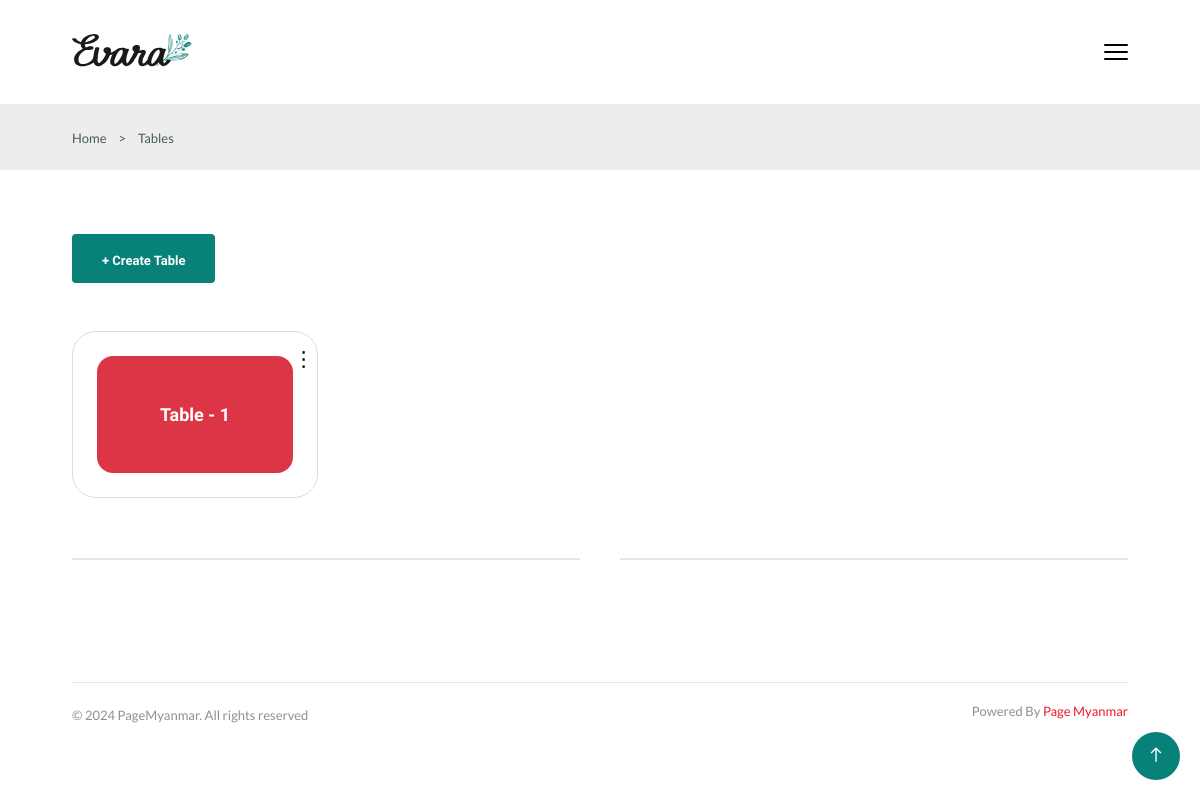
The app's page /tables/ (signed in), older data.
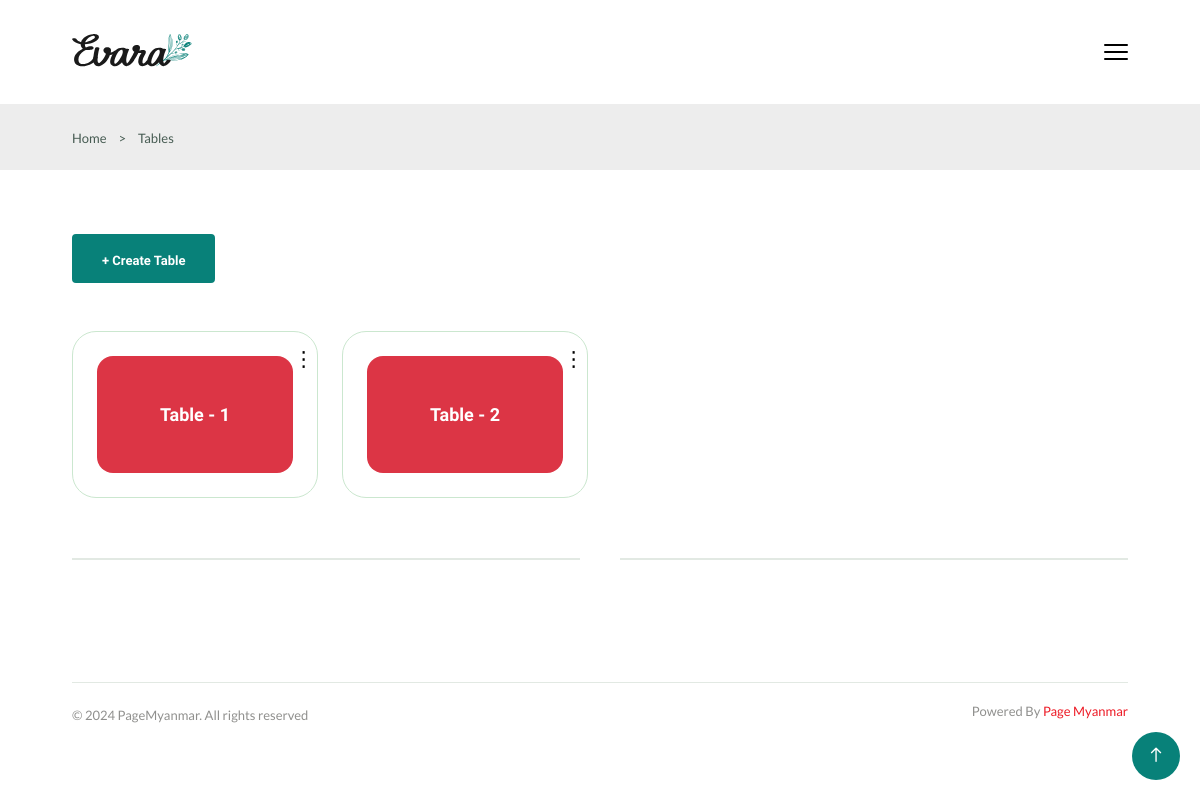
The same page, newer data.
### app/models.py (models this page shows, shortened)
class TableModel(models.Model):
    name = models.CharField(max_length=200)
    status = models.BooleanField(default=False)
    created_at = models.DateTimeField(auto_now_add=True)
    updated_at = models.DateTimeField(auto_now=True)

### app/views.py (the view)
# urls.py: path('tables/',Tables),
@login_required(login_url=settings.LOGIN_URL)
@role_permission_required('app.view_tablemodel')
def Tables(request):
    tables = TableModel.objects.all()
    context = {
        'tables':tables
    }
    return render(request, 'tables.html', context)

### app/context_processors.py (called while the page is built, shortened)
def Counts(request):
    table_id = request.resolver_match.kwargs.get('id')  # Get `id` from the URL kwargs
    return {
        'cart_count': 0,
    }

### app/templatetags/custom_permissions.py (called while the page is built)
@register.filter
def has_role_permission(user, permission_codename):
    if user.is_authenticated and hasattr(user, 'has_permission'):
        return user.has_permission(permission_codename)
    return False

### authentication/models.py (called while the page is built)
    def has_permission(self, perm_codename):
        if self.role:
            return self.role.permissions.filter(codename=perm_codename).exists()
        return False

### templates/tables.html (shortened to what this page needs)
{% extends 'components/base.html' %}
{% block body %}
<section class="breadcrumb">
    <ul class="breadcrumb__list flex container">
        <li><a href="/" class="breadcrumb__link">Home</a></li>
        <li><span class="breadcrumb__link">></span></li>
        <li><span class="breadcrumb__link">Tables</span></li>
    </ul>
</section>
<section class="table__cards section--lg container">
    <button class="btn btn-md" style="margin-bottom: 3rem;" onclick="window.location.href='/create-table/'">+ Create Table</button>
    <div class="table__card--group grid">
        {% for table in tables %}
        <div class="table__card" id="table-card-{{table.id}}">
            <a href="/order/{{table.id}}/" class="table__card--banner">
                <h4 class="table__card--title"
                    style="background-color: {% if table.status == True %}#dc3545{% else %}#28a745{% endif %};">
                    {{table.name}}</h4>
            </a>
            <button class="table__card--dot">&#8942;</button>
        </div>
        {% endfor %}
    </div>
    <div class="divider">
        <i class="fi fi-rs-fingerprint"></i>
    </div>
</section>
{% endblock %}

Row changes from the older to the newer data that the page shows:
added TableModel: name "Table - 2"
